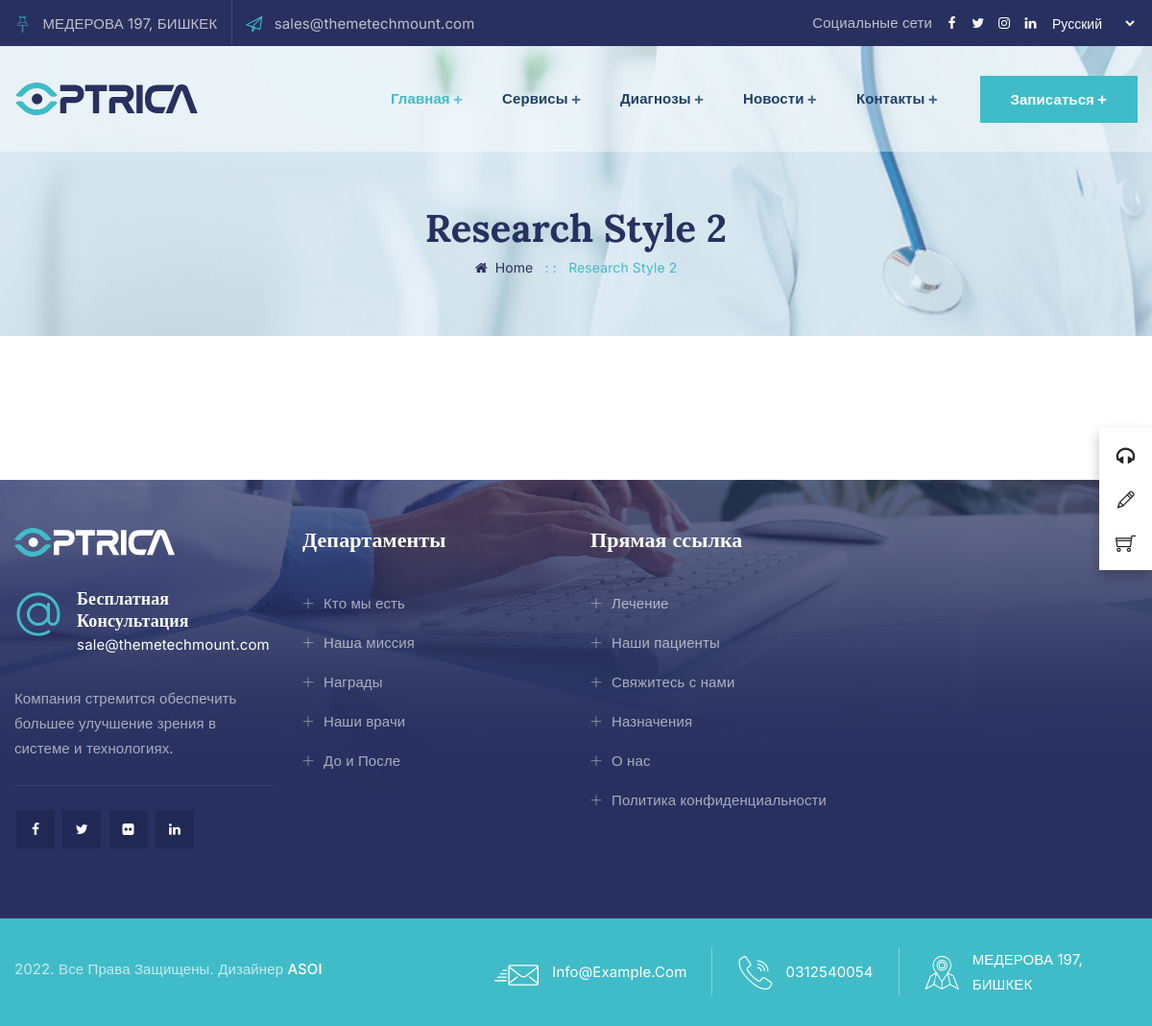
The page /treatment on the database as committed earlier.
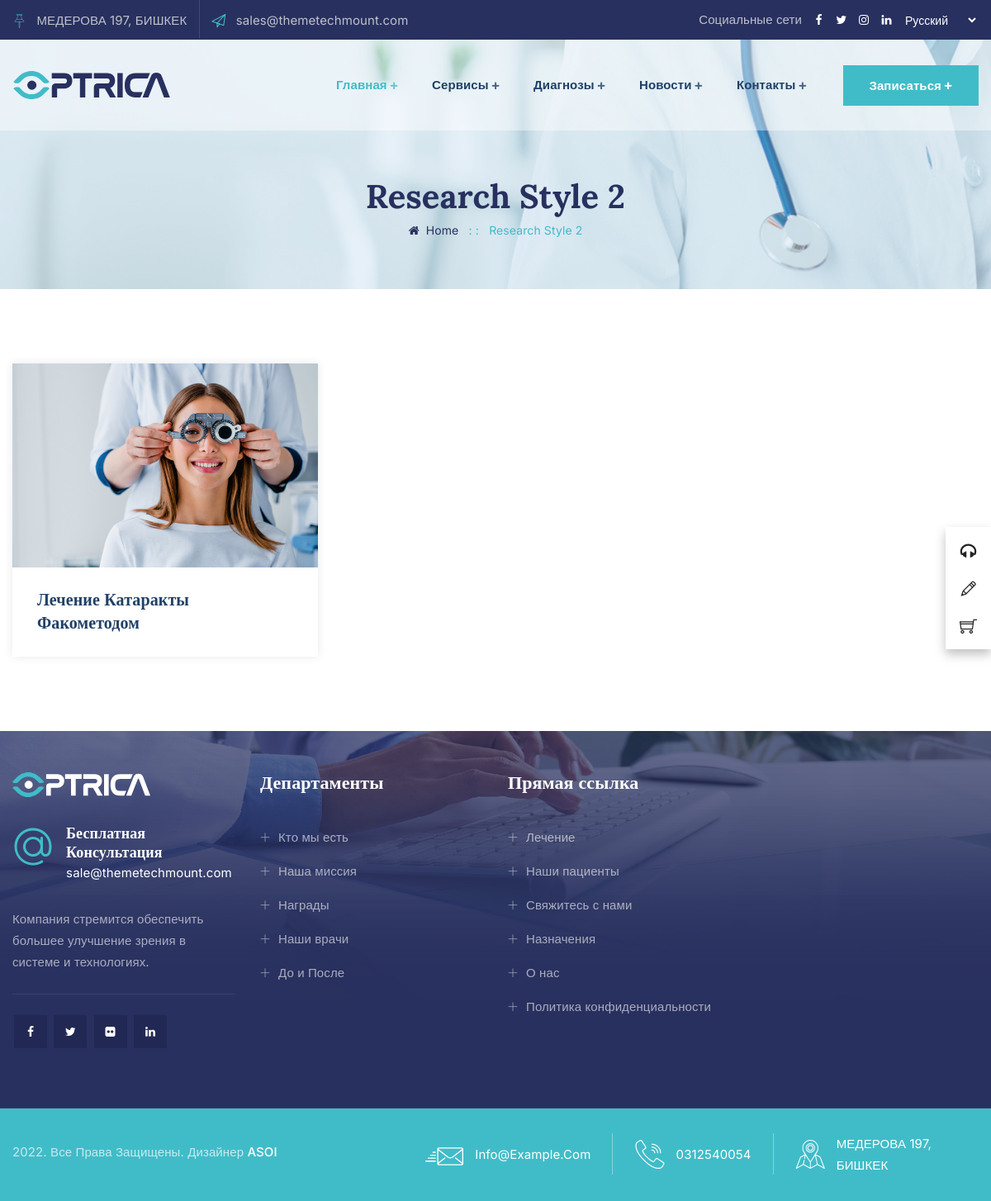
The same page on the database as committed later.
### home/models.py (models this page shows, shortened)
class Treatment(models.Model):
    title = models.CharField(max_length=200, verbose_name="Диагноз")
    image = models.ImageField(null=True, blank=True, upload_to="treatment")
    class Meta:
        verbose_name = 'Диагноз'
        ordering = ['title']

### home/views.py (the view)
# urls.py: path('treatment', treatment, name='treatment'),
def treatment(request):
    treatments = Treatment.objects.all()
    context = {"treatments": treatments}
    return render(request, 'research.html', context)

### templates/research.html (shortened to what this page needs)
{% extends 'index2.html' %}
{% load static %}
{% block page %}
        <div class="ttm-page-title-row">
            <div class="ttm-page-title-row-inner">
                <div class="container">
                    <div class="row align-items-center">
                        <div class="col-lg-12">
                            <div class="page-title-heading">
                                <h2 class="title">Research Style 2</h2>
                            </div>
                            <div class="breadcrumb-wrapper">
                                <span>
                                    <i class="fa fa-home mr-2"></i><a title="Homepage" href="index.html">Home</a>
                                </span>
                                <span class="ttm-bread-sep">&nbsp; :&nbsp;: &nbsp;</span>
                                <span>Research Style 2</span>
                            </div>
                        </div>
                    </div>
                </div>
            </div>
        </div>
        <div class="site-main">
            <section class="ttm-row grid-section clearfix">
                <div class="container">
                    <div class="row">
                        {% for treatment in treatments %}
                        <div class="col-lg-4 col-md-4 col-sm-6">
                            <div class="featured-imagebox featured-imagebox-portfolio style2">
                                <div class="ttm-box-view-overlay">
                                    <div class="featured-thumbnail">
                                        <img class="img-fluid" src="{{ treatment.image.url }}" alt="image">
                                    </div>
                                </div>
                                <div class="featured-content">
                                    <div class="featured-title">
                                        <h3><a href="{% url 'treatment' treatment.pk %}">{{ treatment.title}}</a></h3>
                                    </div>
                                </div>
                            </div>
                        </div>
                        {% endfor %}
                    </div>
                </div>
            </section>
        </div>
{% endblock%}

Rows that differ between the two databases and show on the page:
added Treatment: image (picture), title "Лечение Катаракты Факометодом"
